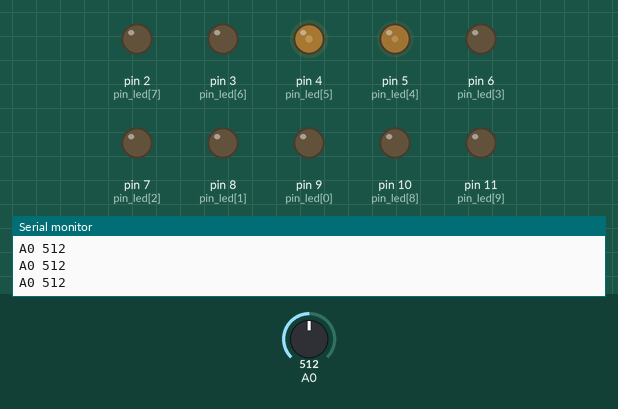
A sketch run on a simulated Arduino Uno, built with avr-gcc and run on an emulated ATmega328P. Parts: output pins drawn as LEDs (lit = HIGH), the last lines printed to the serial monitor. The inputs (shaded band) are chosen by the test bench; at power-on: A0 = 512.

Above: at 1.2 s.
1.3 s: A0 set to 716
At 1.7 s:
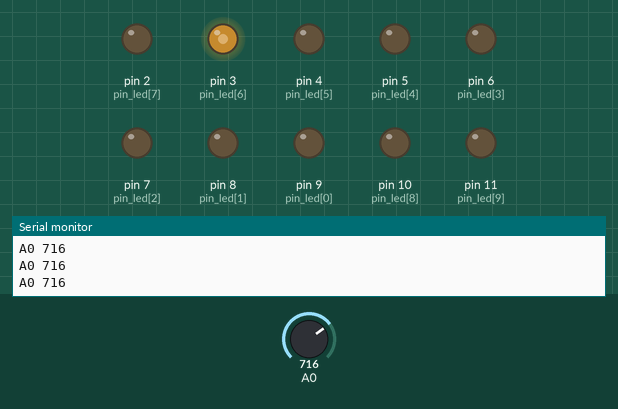
2.8 s: A0 set to 717
At 3.3 s:
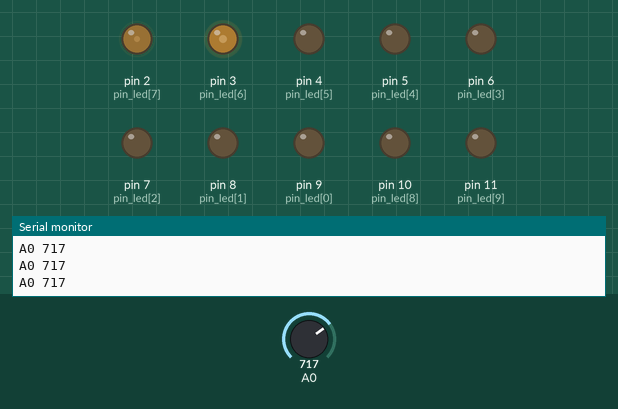
4.3 s: A0 set to 0
At 5.2 s:
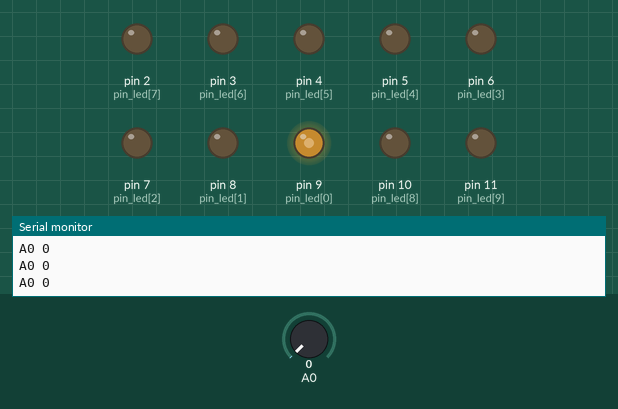
5.8 s: A0 set to 30
7.3 s: A0 set to 39
At 8.4 s:
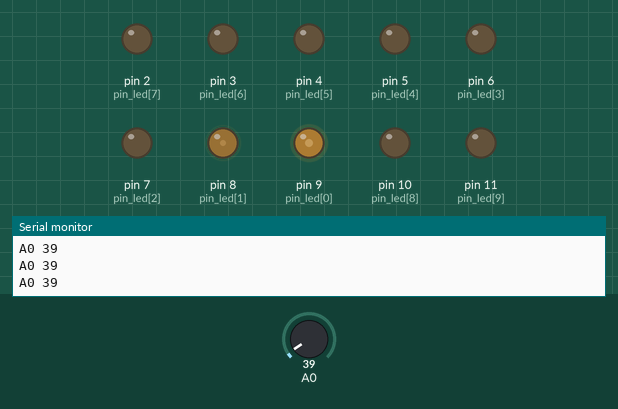
8.8 s: A0 set to 122
At 10.3 s:
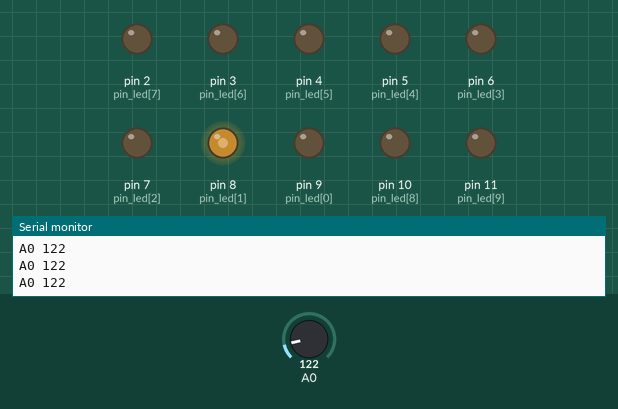
Timing chart, 0 to 11.3 s (numbered marks = the images above; inputs shaded):
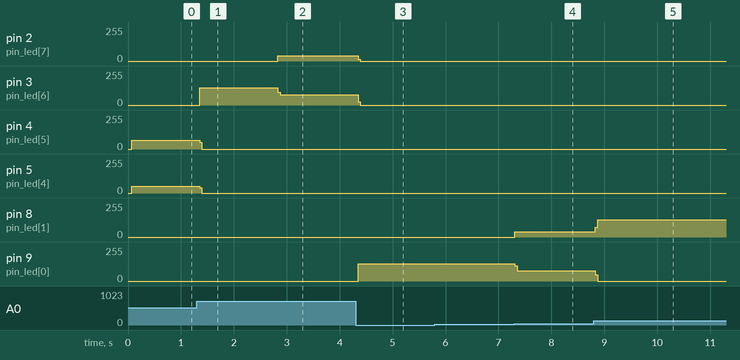

The sketch:

pot_indicator_03_fade_mini.ino
```cpp
//pot_indicator_02_fade_mini - module consisting of potentiometer and 10-led indicator.
//Features:
//Fading betweed leds when showing pot position, using Timer1 for Nano and custom-implemented PWM.

//See photos at pot_indicator_making

//Controller: Arduino Pro Mini (3.3V, 8Mhz)
//It has no USB connection, so I use TTL-USB converted with 4-channel 5v-3.3v converter,
//connect TTL's 5V, Gnd, RX, TX ---> 4-channel power and channels 1,2 ---> Mini's Vcc,Gnd,TX,RX

//Libraries required:
//- TimerOne (should be installed using "Manage Libraries")

//Connections:
//Using 115200 Baud for Serial - instead 250000 because Mini is 8 Mhz and a bit slow.

#include <TimerOne.h>

//--------------------------------------------
//Types
typedef unsigned char uint8;
typedef char int8;
typedef short int16;
typedef unsigned short uint16;
typedef unsigned int uint32;
typedef int int32;

const int max_u16 = 65535;
const long int u16_n = 65536;

typedef long long int int64;
typedef unsigned long long int uint64;

//-----------------------------------------------------------------------
const byte led_n = 10;    //number of leds in indicator


const byte pwm_max = 20;   //80      //max pwm value counter - gives brightness accuracy
const int timer_period = 100; //25;    //microseconds - increased because 8Mhz Arduino Mini is slow

const int values_range = 1024;  //range of pot input
const byte led_max_brightness = pwm_max / 2; //16; //max brightness  - CAN TUNE THIS for brightness.

const byte pin_led[led_n] = {9, 8, 7, 6, 5, 4, 3, 2, 10, 11}; //pins connected to indicator's LEDs

//vibromotor
//const byte motor_pin_power=12;
//const byte motor_pin_gnd=12;

//-----------------------------------------------------------------------
void setup() {
  Serial.begin(115200); //250000);
  prln();
  prln("----------------------------------------------------------------");
  prln("pot_indicator_02_fade, pot connected to A0, 10-led indicator to D2,D3,...,D11");
  prln("----------------------------------------------------------------");

  //LED outputs
  for (byte i=0; i<led_n; i++) {
    pinModePower(pin_led[i], 0);
  }

  //Vibromotor
  //pinModePower(motor_pin_power, 1);
  //pinModePower(motor_pin_gnd, 0);


  //Timer setup
  Timer1.initialize(timer_period);
  Timer1.attachInterrupt(timer_proc);
}

//-----------------------------------------------------------------------


volatile byte timer_counter = 0;
volatile byte led_id1=0;     // use volatile for shared variables
volatile byte led_id2=0;
volatile byte led_value1=0;
volatile byte led_value2=0;

void timer_proc(void)
{
  digitalWrite(pin_led[led_id1], timer_counter < led_value1);
  digitalWrite(pin_led[led_id2], timer_counter < led_value2);

  timer_counter++;
  //if (timer_counter>=led_max) timer_counter=0;
 timer_counter %= pwm_max;
}

//-----------------------------------------------------------------------
byte prev_k1 = 0;
byte prev_k2 = 0;

void set_led_value(int v) {
  //v in 0..values_range-1

  float t = float(v)/(values_range-1) * (led_n-1);  //[0..led_n-1]
  byte k1 = min(int(t), led_n-1);             //first led
  byte k2 = min(k1+1, led_n-1); //second led - edge case for last led

  //crop t
  if (t <= k1+0.3) t = k1;
  if (t >= k1+0.7) t = k2;

  float br2 = (k1 == k2)?1:(t-k1);   //0..1
  float br1 = (k1 == k2)?1:(1-br2);

  //non-linear transform
  //br1 *= br1;
  //br2 *= br2;

  byte bright1 = int(br1 * led_max_brightness);
  byte bright2 = int(br2 * led_max_brightness);;


  //set to timer's proc values
  noInterrupts();
  //disable leds if changed k1,k2
  if (k1 != prev_k1 || k2 != prev_k2) {
    digitalWrite(pin_led[prev_k1],0);
    digitalWrite(pin_led[prev_k2],0);

    prev_k1 = k1;
    prev_k2 = k2;
  }

  led_id1 = k1;
  led_value1 = bright1;
  led_id2 = k2;
  led_value2 = bright2;

  interrupts();

}

//-----------------------------------------------------------------------
void loop() {
  int v = analogRead(A0);
  set_led_value(v);
  pr("A0 "); prln(v);
  //prln("-----------------------------");

  delay(50);
}

//-----------------------------------------------------------------------
```

utils.ino
```cpp
//Utilities
//Pins: pinModePower
//Math: absi,clampi,clampf,mapi_clamp,mapf
//Print: pr, prln - shortening for Serial.print,Serial.println

//---------------------------------------------------------------
//Set pin to output and write initial power there
void pinModePower(byte pin, byte value) {
  pr("pin "); pr(pin); pr(" set to "); prln((value) ? "HIGH" : "LOW");
  pinMode(pin, OUTPUT);
  digitalWrite(pin, (value) ? HIGH : LOW);
}

//---------------------------------------------------------------
//abs function, Arduino's abs works not correct for me in some cases
int absi(int i) {
  return  (i >= 0) ? i : -i;
}

int clampi(int i, int a, int b) {
  if (a > b) {
    int t = a;
    a = b;
    b = t;
  }
  if (i < a) return a;
  if (i > b) return b;
  return i;
}

inline float clampf(float i, float a, float b) {
  if (a > b) {
    float t = a;
    a = b;
    b = t;
  }
  if (i < a) return a;
  if (i > b) return b;
  return i;
}

int mapi_clamp(int i, int a, int b, int A, int B) {
  return clampi(map(i, a, b, A, B), A, B);
}

float mapf(float x, float a, float b, float A, float B) {
  return (x - a) / (b - a) * (B - A) + A;
}
//---------------------------------------------------------------
//print routines - use their for shortening code
void pr(const char *str) {
  Serial.print(str);
}
void prln(const char *str) {
  Serial.println(str);
}
void pr(int i) {
  Serial.print(i);
}
void prln(int i) {
  Serial.println(i);
}
void pr(uint32 i) {
  Serial.print(i);
}
void prln(uint32 i) {
  Serial.println(i);
}
void pr(long i) {
  Serial.print(i);
}
void prln(long i) {
  Serial.println(i);
}

void pr(long long i) {
  Serial.print(long(i));
}
void prln(long long i) {
  Serial.println(long(i));
}
void pr(unsigned long long i) {
  Serial.print((unsigned long)(i));
}
void prln(unsigned long int i) {
  Serial.println((unsigned long)(i));
}
void prln() {
  Serial.println();
}
void pr(float x) {
  Serial.print(x);
}
void prln(float x) {
  Serial.println(x);
}

//---------------------------------------------------------------
```

Measured:
- the behaviour switches between 716 and 717 on A0 (found by bisection; images 1 and 2)
- the behaviour switches between 34 and 35 on A0 (found by bisection; images 3 and 4)
- after the input at 1.3 s, pin 3 (pin_led[6]): 0/255 → 128/255 after 0.05 s; pin 4 (pin_led[5]): 64/255 → 0/255 after 0.05 s; pin 5 (pin_led[4]): 51/255 → 0/255 after 0.05 s
- after the input at 2.8 s, pin 2 (pin_led[7]): 0/255 → 38/255 at once; pin 3 (pin_led[6]): 128/255 → 77/255 at once
- after the input at 4.3 s, pin 2 (pin_led[7]): 38/255 → 0/255 after 0.05 s; pin 3 (pin_led[6]): 77/255 → 0/255 after 0.05 s; pin 9 (pin_led[0]): 0/255 → 128/255 after 0.05 s
- after the input at 7.3 s, pin 8 (pin_led[1]): 0/255 → 38/255 at once; pin 9 (pin_led[0]): 128/255 → 76/255 at once
- after the input at 8.8 s, pin 8 (pin_led[1]): 38/255 → 128/255 at once; pin 9 (pin_led[0]): 76/255 → 0/255 at once
